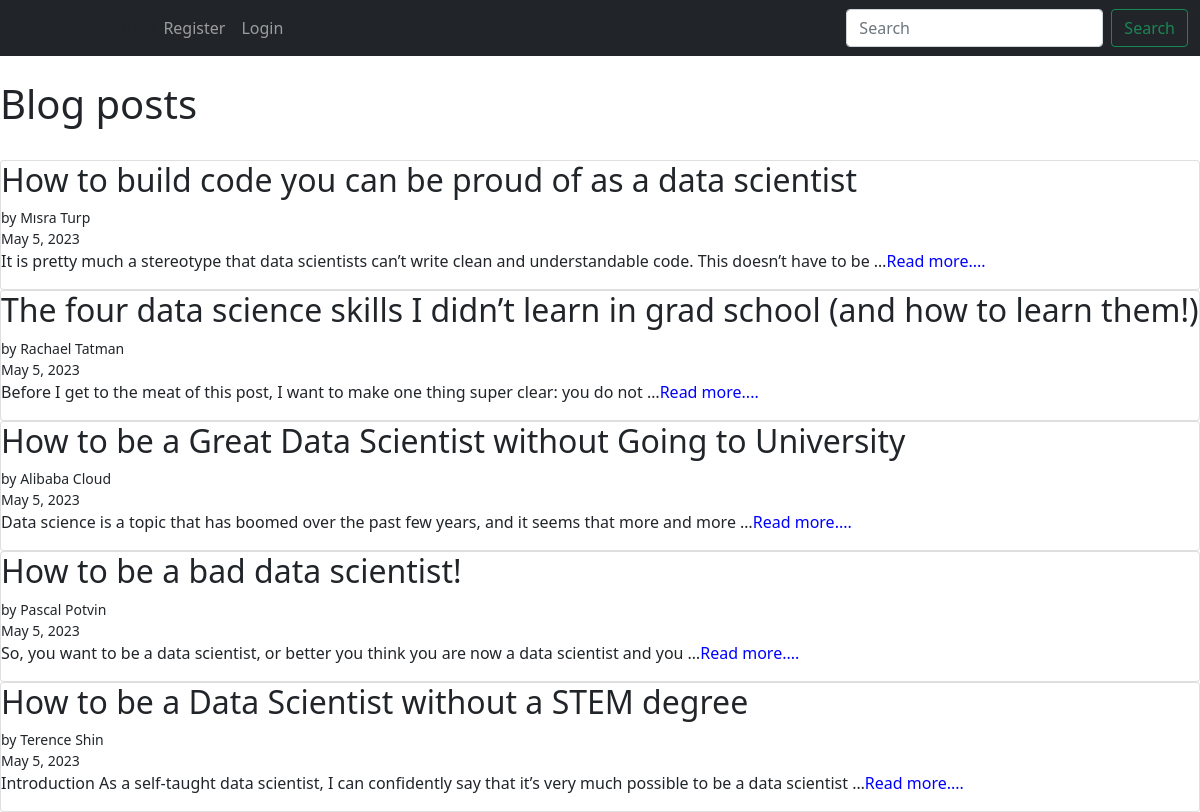
/, run on an earlier commit of the app's database.
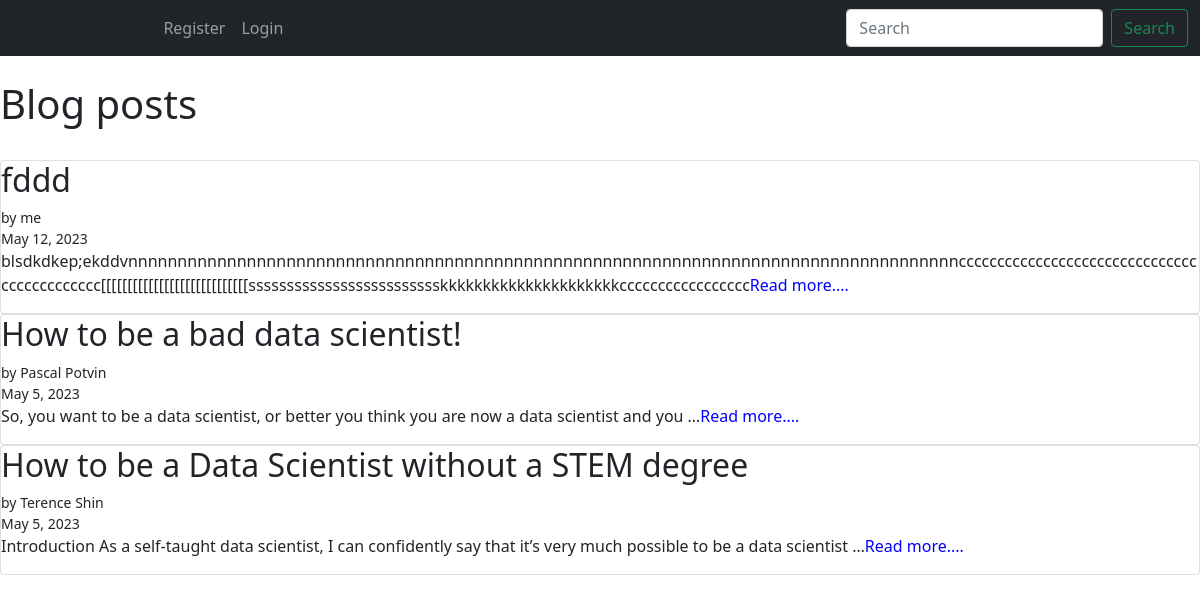
And on a later commit of the database.
### posts/models.py (models this page shows, shortened)
class Post(models.Model):
    title = models.CharField(max_length=500)
    title_tag = models.CharField(max_length=500, default="")
    author = models.CharField(max_length=100)
    body = models.TextField(max_length=10000000)
    date_created = models.DateField(auto_now_add=True)

### posts/views.py (the view)
# urls.py: path('', views.index, name='index'),
def index(request):
    posts = Post.objects.all()
    ordering = ['date_created']
    return render(request, 'index.html', {'posts': posts, 'ordering':ordering})

### posts/templates/index.html (shortened to what this page needs)
{% extends 'base.html' %}
{% block content %}
<br>
<h1>Blog posts</h1>
<br>
<div class="row">
  <div class="leftcolumn">
    {% for post in posts reversed %}
    <div class="card">
        <h2>{{post.title}}</h2>
        <small>by {{post.author}}</small>
        <small>{{post.date_created}}</small>
        <p>{{post.body|truncatewords:20}}<a style="text-decoration: none; color: blue;" href="post/{{ post.id }}">Read more....</a></p>
    </div>
    {% endfor %}
  </div>
</div>
{% endblock %}

### posts/templates/base.html (shortened to what this page needs)
<!doctype html>
<html lang="en">
  <head>
    <link href="https://cdn.jsdelivr.net/npm/bootstrap@5.1.3/dist/css/bootstrap.min.css" rel="stylesheet">
  </head>
  <body>
    <nav class="navbar navbar-expand-lg navbar-dark bg-dark">
      <div class="container-fluid">
        <div class="collapse navbar-collapse" id="navbarSupportedContent">
          <ul class="navbar-nav me-auto mb-2 mb-lg-0">
            {% if user.is_authenticated %}
              <strong>Welcome {{user.username}}</strong>
              <li class="nav-item">
                <a class="nav-link" href="{% url 'add_post' %}">Add Post</a>
              </li>
              <li class="nav-item">
                <a class="nav-link" href="{% url 'logout' %}">Logout</a>
              </li>
            {% else %}
              <li class="nav-item">
                <a class="nav-link" href="{% url 'register' %}">Register</a>
              </li>
              <li class="nav-item">
                <a class="nav-link" href="{% url 'login' %}">Login</a>
              </li>
            {% endif %}
          </ul>
          <form class="d-flex">
            <input class="form-control me-2" type="search" placeholder="Search" aria-label="Search">
            <button class="btn btn-outline-success" type="submit">Search</button>
          </form>
        </div>
      </div>
    </nav>
    {% block content %}
    {% endblock %}
  </body>
</html>

What changed in the data, as far as the page shows it:
removed Post: title "How to build code you can be proud of as a data scientist", author "Mısra Turp", date_created "May 5, 2023", body "It is pretty much a stereotype that data scientists can’t write clean and understandable code. This doesn’t have to be …"
removed Post: title "The four data science skills I didn’t learn in grad school (and how to learn them!)", author "Rachael Tatman", date_created "May 5, 2023", body "Before I get to the meat of this post, I want to make one thing super clear: you do not …"
removed Post: title "How to be a Great Data Scientist without Going to University", author "Alibaba Cloud", date_created "May 5, 2023", body "Data science is a topic that has boomed over the past few years, and it seems that more and more …"
added Post: title "fddd", author "me", date_created "May 12, 2023", body "blsdkdkep;ekddvnnnnnnnnnnnnnnnnnnnnnnnnnnnnnnnnnnnnnnnnnnnnnnnnnnnnnnnnnnnnnnnnnnnnnnnnnnnnnnnnnnnncccccccccccccccccccccccccccccccccccccccccccc[[[[[[[[[[[[[[[[[[[[[[[[[[[[ssssssssssssssssssssssssskkkkkkkkkkkkkkkkkkkkkccccccccccccccccc"
